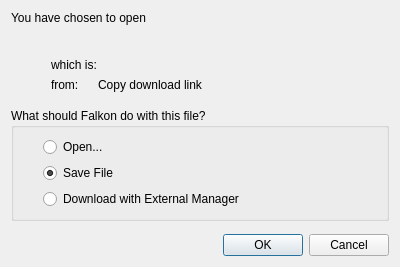
<?xml version="1.0" encoding="UTF-8"?>
<ui version="4.0">
 <class>DownloadOptionsDialog</class>
 <widget class="QDialog" name="DownloadOptionsDialog">
  <property name="minimumSize">
   <size>
    <width>400</width>
    <height>0</height>
   </size>
  </property>
  <layout class="QGridLayout" name="gridLayout_2">
   <item row="9" column="0" colspan="3">
    <widget class="QDialogButtonBox" name="buttonBox">
     <property name="orientation">
      <enum>Qt::Horizontal</enum>
     </property>
     <property name="standardButtons">
      <set>QDialogButtonBox::Cancel|QDialogButtonBox::Ok</set>
     </property>
    </widget>
   </item>
   <item row="7" column="0" colspan="3">
    <widget class="QGroupBox" name="groupBox">
     <property name="title">
      <string>What should Falkon do with this file?</string>
     </property>
     <layout class="QGridLayout" name="gridLayout">
      <item row="0" column="0">
       <spacer name="horizontalSpacer">
        <property name="orientation">
         <enum>Qt::Horizontal</enum>
        </property>
        <property name="sizeType">
         <enum>QSizePolicy::Fixed</enum>
        </property>
        <property name="sizeHint" stdset="0">
         <size>
          <width>20</width>
          <height>20</height>
         </size>
        </property>
       </spacer>
      </item>
      <item row="0" column="1">
       <widget class="QRadioButton" name="radioOpen">
        <property name="text">
         <string>Open...</string>
        </property>
       </widget>
      </item>
      <item row="1" column="1">
       <widget class="QRadioButton" name="radioSave">
        <property name="text">
         <string>Save File</string>
        </property>
        <property name="checked">
         <bool>true</bool>
        </property>
       </widget>
      </item>
      <item row="2" column="1">
       <widget class="QRadioButton" name="radioExternal">
        <property name="text">
         <string>Download with External Manager</string>
        </property>
       </widget>
      </item>
     </layout>
    </widget>
   </item>
   <item row="3" column="0" colspan="3">
    <layout class="QVBoxLayout" name="verticalLayout">
     <property name="spacing">
      <number>0</number>
     </property>
     <item>
      <layout class="QHBoxLayout" name="horizontalLayout_3">
       <property name="spacing">
        <number>7</number>
       </property>
       <item>
        <spacer name="horizontalSpacer_4">
         <property name="orientation">
          <enum>Qt::Horizontal</enum>
         </property>
         <property name="sizeType">
          <enum>QSizePolicy::Fixed</enum>
         </property>
         <property name="sizeHint" stdset="0">
          <size>
           <width>8</width>
           <height>20</height>
          </size>
         </property>
        </spacer>
       </item>
       <item>
        <widget class="QLabel" name="iconLabel">
         <property name="minimumSize">
          <size>
           <width>24</width>
           <height>24</height>
          </size>
         </property>
         <property name="maximumSize">
          <size>
           <width>24</width>
           <height>24</height>
          </size>
         </property>
        </widget>
       </item>
       <item>
        <widget class="SqueezeLabelV2" name="fileName">
         <property name="text">
          <string/>
         </property>
         <property name="textInteractionFlags">
          <set>Qt::LinksAccessibleByMouse|Qt::TextSelectableByMouse</set>
         </property>
        </widget>
       </item>
      </layout>
     </item>
     <item>
      <widget class="QFrame" name="mimeFrame">
       <layout class="QHBoxLayout" name="horizontalLayout">
        <property name="leftMargin">
         <number>0</number>
        </property>
        <property name="topMargin">
         <number>0</number>
        </property>
        <property name="rightMargin">
         <number>0</number>
        </property>
        <property name="bottomMargin">
         <number>0</number>
        </property>
        <item>
         <spacer name="horizontalSpacer_2">
          <property name="orientation">
           <enum>Qt::Horizontal</enum>
          </property>
          <property name="sizeType">
           <enum>QSizePolicy::Fixed</enum>
          </property>
          <property name="sizeHint" stdset="0">
           <size>
            <width>40</width>
            <height>20</height>
           </size>
          </property>
         </spacer>
        </item>
        <item>
         <widget class="QLabel" name="label_5">
          <property name="sizePolicy">
           <sizepolicy hsizetype="Maximum" vsizetype="Preferred">
            <horstretch>0</horstretch>
            <verstretch>0</verstretch>
           </sizepolicy>
          </property>
          <property name="text">
           <string>which is:</string>
          </property>
         </widget>
        </item>
        <item>
         <widget class="QLabel" name="mimeName"/>
        </item>
       </layout>
      </widget>
     </item>
     <item>
      <widget class="QFrame" name="fromFrame">
       <layout class="QHBoxLayout" name="horizontalLayout_2">
        <property name="leftMargin">
         <number>0</number>
        </property>
        <property name="topMargin">
         <number>0</number>
        </property>
        <property name="rightMargin">
         <number>0</number>
        </property>
        <property name="bottomMargin">
         <number>0</number>
        </property>
        <item>
         <spacer name="horizontalSpacer_3">
          <property name="orientation">
           <enum>Qt::Horizontal</enum>
          </property>
          <property name="sizeType">
           <enum>QSizePolicy::Fixed</enum>
          </property>
          <property name="sizeHint" stdset="0">
           <size>
            <width>40</width>
            <height>20</height>
           </size>
          </property>
         </spacer>
        </item>
        <item>
         <widget class="QLabel" name="label_3">
          <property name="sizePolicy">
           <sizepolicy hsizetype="Maximum" vsizetype="Preferred">
            <horstretch>0</horstretch>
            <verstretch>0</verstretch>
           </sizepolicy>
          </property>
          <property name="text">
           <string>from:</string>
          </property>
         </widget>
        </item>
        <item>
         <widget class="QLabel" name="fromServer">
          <property name="sizePolicy">
           <sizepolicy hsizetype="Maximum" vsizetype="Preferred">
            <horstretch>0</horstretch>
            <verstretch>0</verstretch>
           </sizepolicy>
          </property>
          <property name="text">
           <string/>
          </property>
          <property name="textInteractionFlags">
           <set>Qt::LinksAccessibleByMouse|Qt::TextSelectableByMouse</set>
          </property>
         </widget>
        </item>
        <item>
         <widget class="ClickableLabel" name="copyDownloadLink">
          <property name="cursor">
           <cursorShape>PointingHandCursor</cursorShape>
          </property>
          <property name="text">
           <string>Copy download link</string>
          </property>
          <property name="html-link-look" stdset="0">
           <bool>true</bool>
          </property>
         </widget>
        </item>
       </layout>
      </widget>
     </item>
    </layout>
   </item>
   <item row="0" column="0" colspan="3">
    <widget class="QLabel" name="label">
     <property name="text">
      <string>You have chosen to open</string>
     </property>
    </widget>
   </item>
   <item row="8" column="0">
    <spacer name="verticalSpacer">
     <property name="orientation">
      <enum>Qt::Vertical</enum>
     </property>
    </spacer>
   </item>
   <item row="4" column="1">
    <spacer name="verticalSpacer_2">
     <property name="orientation">
      <enum>Qt::Vertical</enum>
     </property>
    </spacer>
   </item>
  </layout>
 </widget>
 <customwidgets>
  <customwidget>
   <class>SqueezeLabelV2</class>
   <extends>QLabel</extends>
   <header>mc.lib3rd.SqueezeLabelV2</header>
  </customwidget>
  <customwidget>
   <class>ClickableLabel</class>
   <extends>QLabel</extends>
   <header>clickablelabel.h</header>
  </customwidget>
 </customwidgets>
 <resources/>
 <connections>
  <connection>
   <sender>buttonBox</sender>
   <signal>accepted()</signal>
   <receiver>DownloadOptionsDialog</receiver>
   <slot>accept()</slot>
   <hints>
    <hint type="sourcelabel">
     <x>248</x>
     <y>254</y>
    </hint>
    <hint type="destinationlabel">
     <x>157</x>
     <y>274</y>
    </hint>
   </hints>
  </connection>
  <connection>
   <sender>buttonBox</sender>
   <signal>rejected()</signal>
   <receiver>DownloadOptionsDialog</receiver>
   <slot>reject()</slot>
   <hints>
    <hint type="sourcelabel">
     <x>316</x>
     <y>260</y>
    </hint>
    <hint type="destinationlabel">
     <x>286</x>
     <y>274</y>
    </hint>
   </hints>
  </connection>
 </connections>
</ui>
